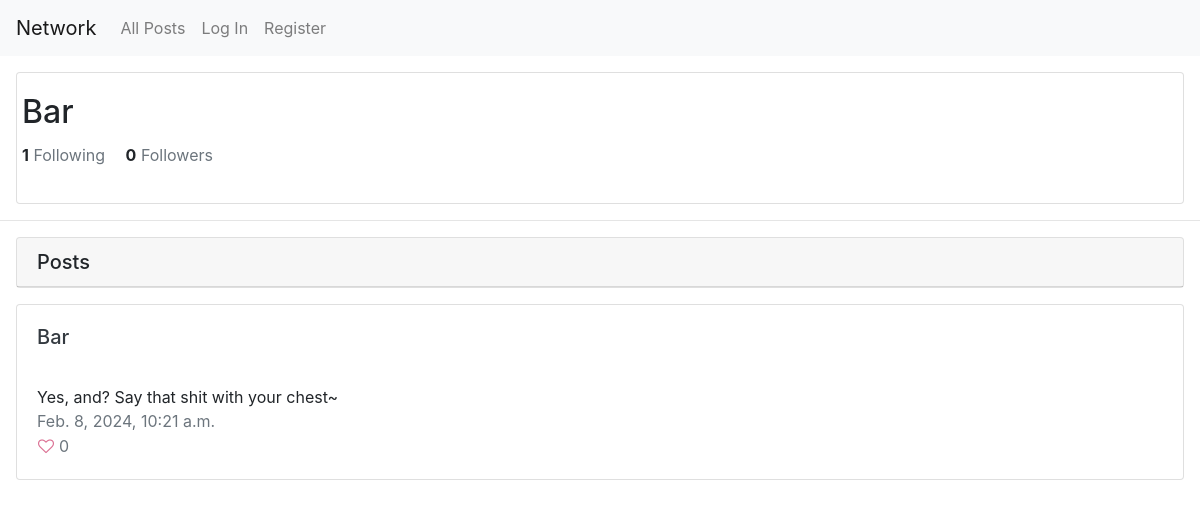
/profile/2, run on an earlier commit of the app's database.
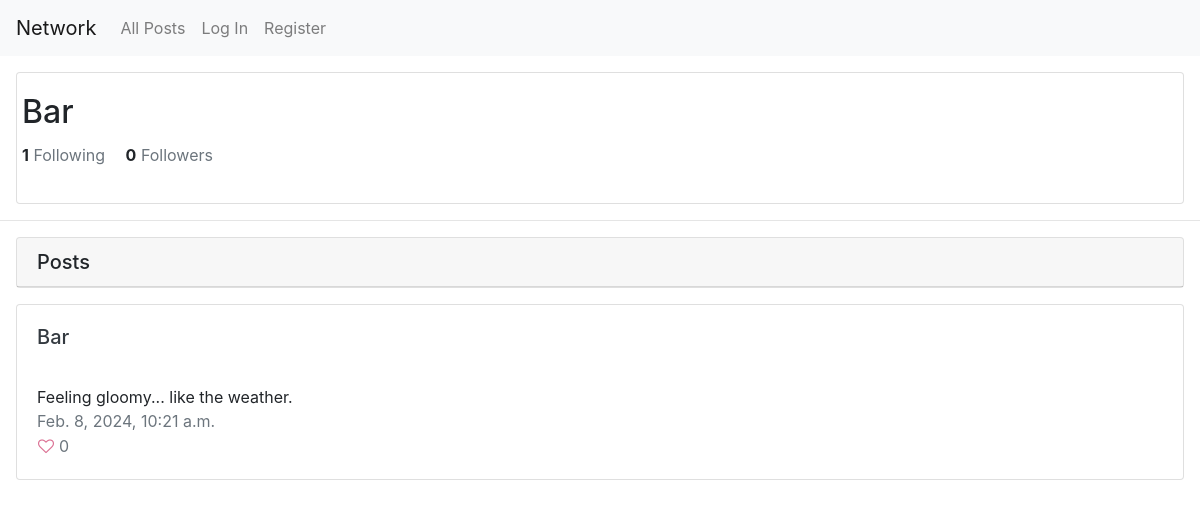
And on a later commit of the database.
### network/models.py (models this page shows, shortened)
class Post(models.Model):
    user = models.ForeignKey(User, on_delete=models.CASCADE)
    content = models.TextField()
    created_date = models.DateTimeField(auto_now_add=True)
    updated_date = models.DateTimeField(auto_now=True)
    likes = models.IntegerField(default=0)

class User(AbstractUser):
    pass

### network/views.py (the view)
# urls.py: path("profile/<int:id>", views.view_profile, name="profile"),
def view_profile(request, id):
    profile_user = User.objects.get(pk=id)
    is_following = False
    if request.user.is_authenticated:
        acc_user = request.user
        if not request.user.id == id:
            is_following = Follow.objects.filter(follower=acc_user, following=profile_user).exists()
    else:
        acc_user=None
    username = User.objects.get(pk=id).username
    posts = Post.objects.filter(user=User.objects.get(pk=id)).order_by('-created_date')
    paginator = Paginator(posts, 10)
    page_number = request.GET.get('page')
    page_obj = paginator.get_page(page_number)
    followers = Follow.objects.filter(following=profile_user).count()
    followings = Follow.objects.filter(follower=profile_user).count()
    return render(request, "network/profile.html", {
        "user_id": id,
        "username": username,
        "pages": page_obj,
        "follow": is_following,
        "followers": followers,
        "followings": followings
    })

### network/templates/network/profile.html (shortened to what this page needs)
{% extends "network/layout.html" %}
{% block body %}
    <div class="card m-3">
        <div class="card-body">
            <div class="row">
                <h2 class="card-title">{{username}}</h2>
            </div>
            <div class="row">
                <p><strong>{{followings}}</strong> <span class="text-secondary">Following</span>  <strong class="pl-3">{{followers}}</strong> <span class="text-secondary">Followers</span></p>
            </div>
        </div>
    </div>
    <hr>
    <div class="card m-3">
    <h5 class="card-header">Posts</h5>
    </div>
    {% include "network/posts.html" %}
{% endblock %}

### network/templates/network/posts.html (shortened to what this page needs)
{% load static %}
<div class="m-3">
    {% for post in pages %}
    <div class="card mb-3">
        <div class="card-body" id="post-{{ post.id }}">
            <a href="{% url 'profile' id=post.user.id %}">
                <h5 class="text-dark card-title">{{post.user.username}}</h5>
            </a>
            <br>
            <p style="margin: 0px; padding: 0px;">{{ post.content }}</p>
            <p class="text-secondary" style="margin: 0px; padding: 0px;">{{ post.created_date }}</p>
            <div class="d-flex align-items-center">
                <button class="btn btn-link p-0 like-post" data-post-id="{{ post.id }}">
                    <i id="like-{{ post.id }}" class="fa fa-heart-o" aria-hidden="true" style="color:palevioletred;"></i>
                </button>
                <p class="text-secondary mb-0 ml-1">{{ post.likes }}</p>
            </div>
        </div>
      </div>
      {% endfor %}
      <div class="pagination">
    </div>

What changed in the data, as far as the page shows it:
changed Post "Bar": content "Yes, and? Say that shit with your chest~" → "Feeling gloomy... like the weather."
